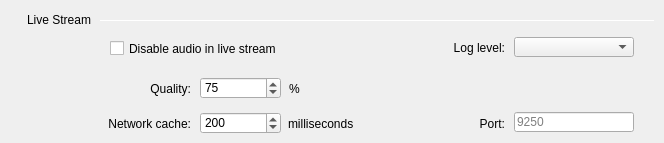
   <widget class="QWidget" name="tabLiveStream">
    <attribute name="title">
     <string>Live Stream</string>
    </attribute>
    <widget class="Line" name="lineLiveStream">
     <property name="geometry">
      <rect>
       <x>100</x>
       <y>20</y>
       <width>555</width>
       <height>1</height>
      </rect>
     </property>
     <property name="orientation">
      <enum>Qt::Horizontal</enum>
     </property>
    </widget>
    <widget class="QSpinBox" name="spinBoxQuality">
     <property name="geometry">
      <rect>
       <x>200</x>
       <y>77</y>
       <width>81</width>
       <height>22</height>
      </rect>
     </property>
     <property name="minimum">
      <number>0</number>
     </property>
     <property name="maximum">
      <number>100</number>
     </property>
     <property name="singleStep">
      <number>1</number>
     </property>
     <property name="value">
      <number>75</number>
     </property>
    </widget>
    <widget class="QComboBox" name="comboBoxLogLevel">
     <property name="geometry">
      <rect>
       <x>514</x>
       <y>37</y>
       <width>120</width>
       <height>20</height>
      </rect>
     </property>
     <property name="sizePolicy">
      <sizepolicy hsizetype="Expanding" vsizetype="Fixed">
       <horstretch>0</horstretch>
       <verstretch>0</verstretch>
      </sizepolicy>
     </property>
    </widget>
    <widget class="QLabel" name="labelNetworkCache">
     <property name="geometry">
      <rect>
       <x>80</x>
       <y>114</y>
       <width>111</width>
       <height>20</height>
      </rect>
     </property>
     <property name="text">
      <string>Network cache:</string>
     </property>
     <property name="alignment">
      <set>Qt::AlignRight|Qt::AlignTrailing|Qt::AlignVCenter</set>
     </property>
    </widget>
    <widget class="QLabel" name="labelPercent">
     <property name="geometry">
      <rect>
       <x>289</x>
       <y>81</y>
       <width>31</width>
       <height>16</height>
      </rect>
     </property>
     <property name="text">
      <string>%</string>
     </property>
    </widget>
    <widget class="QLabel" name="labelQuality">
     <property name="geometry">
      <rect>
       <x>80</x>
       <y>79</y>
       <width>111</width>
       <height>20</height>
      </rect>
     </property>
     <property name="text">
      <string>Quality:</string>
     </property>
     <property name="alignment">
      <set>Qt::AlignRight|Qt::AlignTrailing|Qt::AlignVCenter</set>
     </property>
    </widget>
    <widget class="QLabel" name="labelLiveStream">
     <property name="geometry">
      <rect>
       <x>10</x>
       <y>12</y>
       <width>81</width>
       <height>16</height>
      </rect>
     </property>
     <property name="text">
      <string>Live Stream</string>
     </property>
     <property name="alignment">
      <set>Qt::AlignRight|Qt::AlignTrailing|Qt::AlignVCenter</set>
     </property>
    </widget>
    <widget class="QLabel" name="labelLogLevel">
     <property name="geometry">
      <rect>
       <x>364</x>
       <y>38</y>
       <width>141</width>
       <height>20</height>
      </rect>
     </property>
     <property name="text">
      <string>Log level:</string>
     </property>
     <property name="alignment">
      <set>Qt::AlignRight|Qt::AlignTrailing|Qt::AlignVCenter</set>
     </property>
    </widget>
    <widget class="QLabel" name="labelStreamPort">
     <property name="geometry">
      <rect>
       <x>454</x>
       <y>114</y>
       <width>51</width>
       <height>20</height>
      </rect>
     </property>
     <property name="text">
      <string>Port:</string>
     </property>
     <property name="alignment">
      <set>Qt::AlignRight|Qt::AlignTrailing|Qt::AlignVCenter</set>
     </property>
    </widget>
    <widget class="QCheckBox" name="checkBoxDisableAudioInStream">
     <property name="geometry">
      <rect>
       <x>110</x>
       <y>40</y>
       <width>211</width>
       <height>17</height>
      </rect>
     </property>
     <property name="focusPolicy">
      <enum>Qt::NoFocus</enum>
     </property>
     <property name="text">
      <string>Disable audio in live stream</string>
     </property>
    </widget>
    <widget class="QLineEdit" name="lineEditStreamPort">
     <property name="geometry">
      <rect>
       <x>514</x>
       <y>112</y>
       <width>120</width>
       <height>20</height>
      </rect>
     </property>
     <property name="focusPolicy">
      <enum>Qt::ClickFocus</enum>
     </property>
     <property name="text">
      <string/>
     </property>
     <property name="placeholderText">
      <string>9250</string>
     </property>
    </widget>
    <widget class="QSpinBox" name="spinBoxNetworkCache">
     <property name="geometry">
      <rect>
       <x>200</x>
       <y>112</y>
       <width>81</width>
       <height>22</height>
      </rect>
     </property>
     <property name="minimum">
      <number>0</number>
     </property>
     <property name="maximum">
      <number>9999</number>
     </property>
     <property name="singleStep">
      <number>100</number>
     </property>
     <property name="value">
      <number>200</number>
     </property>
    </widget>
    <widget class="QLabel" name="labelMilliseconds">
     <property name="geometry">
      <rect>
       <x>288</x>
       <y>116</y>
       <width>81</width>
       <height>16</height>
      </rect>
     </property>
     <property name="text">
      <string>milliseconds</string>
     </property>
    </widget>
   </widget>
